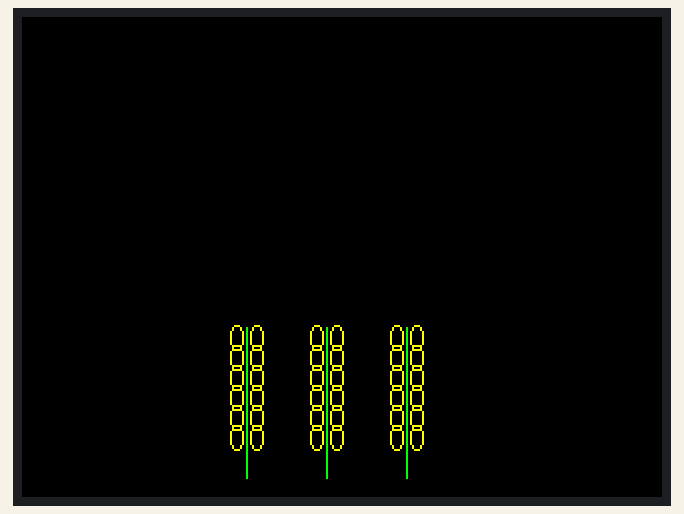
Recording of a sketch running on a simulated ESP32. Parts: 320×240 colour display.

Above: at 0.5 s.
At 0.86 s:
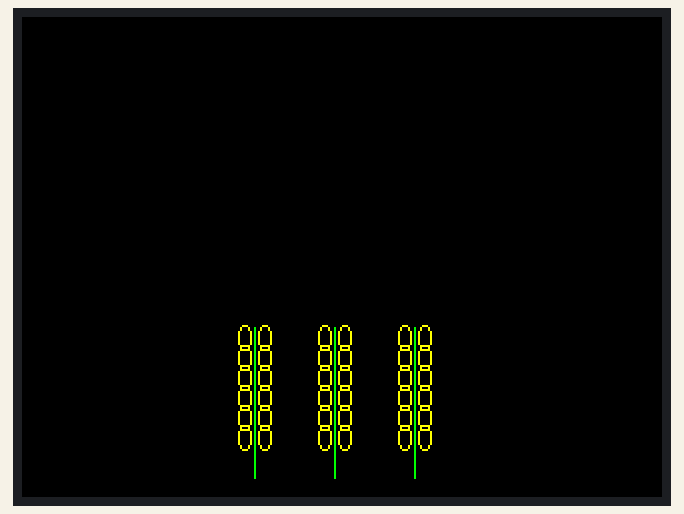
At 1.4 s:
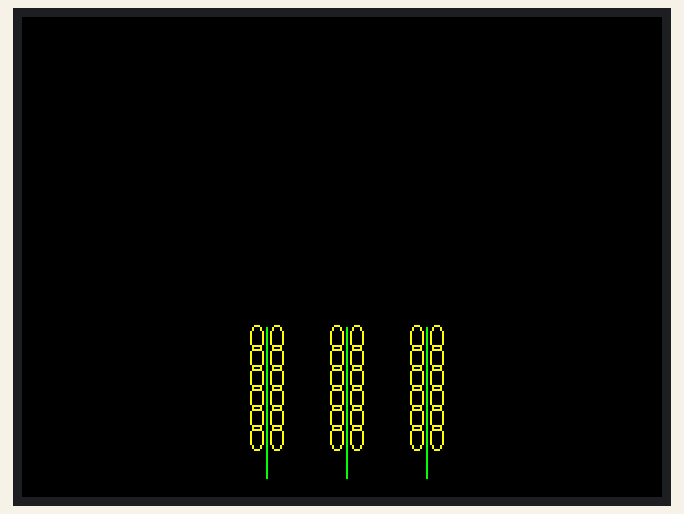
At 2.21 s:
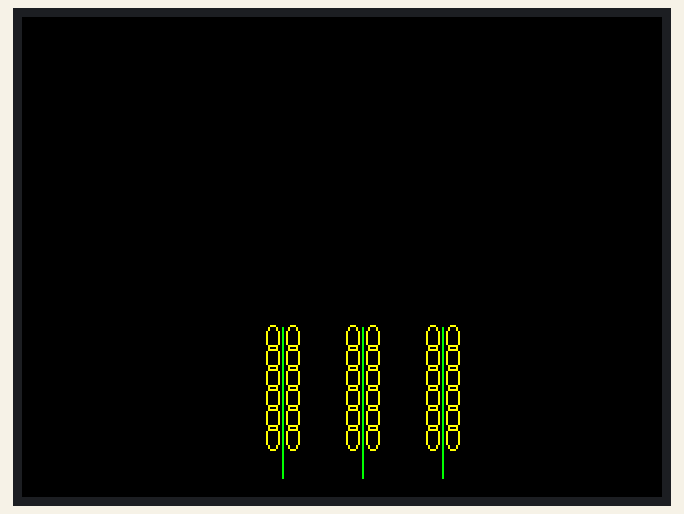
At 3.2 s:
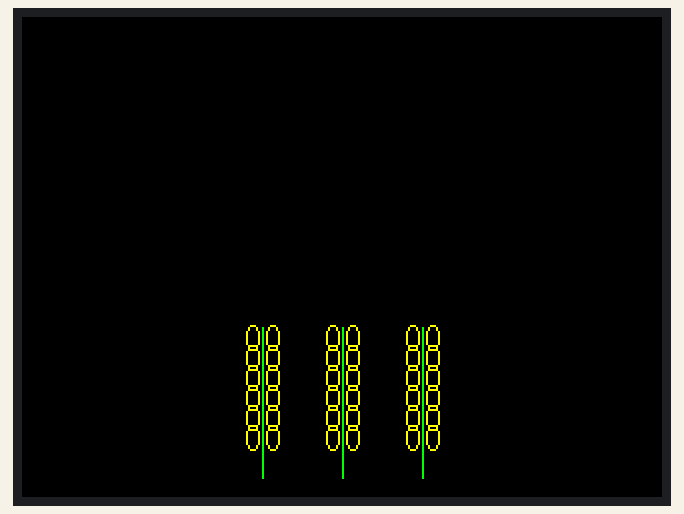
At 4.2 s:
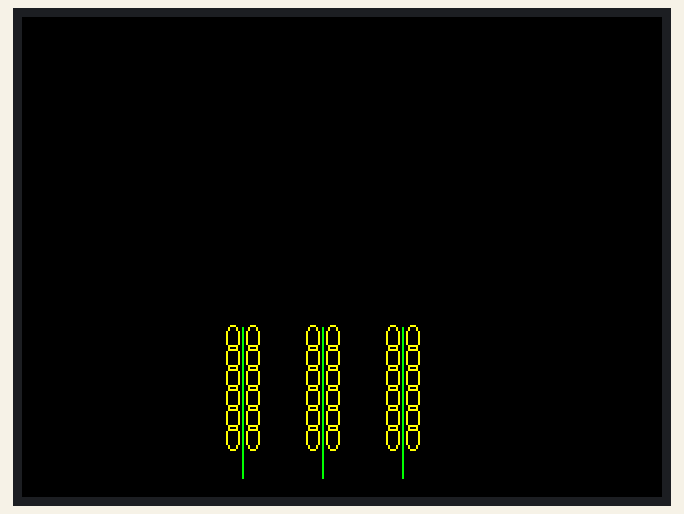

The sketch:

sketch_ear_of_wheats.ino
```cpp
#include <TFT_eSPI.h>
#include <SPI.h>

TFT_eSPI tft = TFT_eSPI();

void setup() {
  tft.init();
  tft.setRotation(1);   // 1 = landscape
}

void loop() {
  animateWheats();
}

// This function will draw an ear of wheat at the given x, y coordinates
void drawWheat(int16_t x, int16_t y) {
  tft.drawLine(x, y, x, y - 75, TFT_GREEN);  // draw a stem

  // Draw some kernels on the wheat using ellipses
  for (int i = 0; i < 6; i++) {
    int offset = 10 * i;
    tft.drawEllipse(x - 5, y - offset - 20, 3, 6, TFT_YELLOW); // left kernels
    tft.drawEllipse(x + 5, y - offset - 20, 3, 6, TFT_YELLOW); // right kernels
  }
}

// Animate three ears of wheat (one in the center, one on the left, one on the right)
void animateWheats() {
  int centerX = tft.width() / 2;   // center ear of wheat
  int leftX = centerX - 40;        // left ear of wheat
  int rightX = centerX + 40;       // right ear of wheat
  int baseY = tft.height() - 10;   // same Y position for all ears of wheat

  // animate them moving together
  for (int angle = -10; angle <= 10; angle += 2) {
    // set moving distance for each movement
    tft.fillScreen(TFT_BLACK);

    // move to left
    drawWheat(centerX + angle, baseY);
    drawWheat(leftX + angle, baseY);
    drawWheat(rightX + angle, baseY);

    delay(100);
  }

  for (int angle = 10; angle >= -10; angle -= 2) {
    tft.fillScreen(TFT_BLACK);

    // move to right
    drawWheat(centerX + angle, baseY);
    drawWheat(leftX + angle, baseY);
    drawWheat(rightX + angle, baseY);

    delay(100);
  }
}
```

Measured:
- by itself, everything shown: repeats every 4.0 s, in 20 steps
